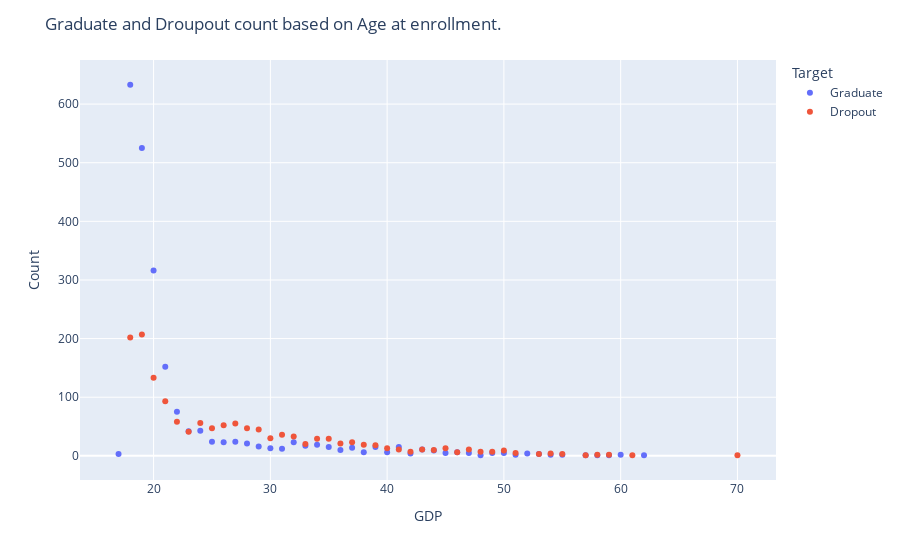

Notebook source saved alongside this figure:
### Code cell
fig = px.scatter(age, x='Age at enrollment', y='count', color='Target')

# Set plot title and axis labels
fig.update_layout(title='Graduate and Droupout count based on Age at enrollment.', xaxis_title='GDP', yaxis_title='Count',)
# Show the plot
fig.show()

### Figure 1 — Plotly figure (JSON) as saved in the notebook; plotly's stock layout.template omitted (floating-point values rounded to 4 significant figures)
{"data": [{"hovertemplate": "Target=Graduate<br>Age at enrollment=%{x}<br>count=%{y}<extra></extra>", "legendgroup": "Graduate", "marker": {"color": "#636efa", "symbol": "circle"}, "mode": "markers", "name": "Graduate", "orientation": "v", "showlegend": true, "type": "scatter", "x": [17, 18, 19, 20, 21, 22, 23, 24, 25, 26, 27, 28, 29, 30, 31, 32, 33, 34, 35, 36, 37, 38, 39, 40, 41, 42, 43, 44, 45, 46, 47, 48, 49, 50, 51, 52, 53, 54, 55, 57, 58, 59, 60, 62], "xaxis": "x", "y": [3, 633, 525, 316, 152, 75, 42, 43, 24, 23, 24, 21, 16, 13, 12, 23, 17, 19, 15, 10, 14, 6, 15, 6, 15, 4, 11, 9, 5, 6, 5, 1, 5, 5, 2, 4, 3, 2, 2, 1, 1, 1, 2, 1], "yaxis": "y"}, {"hovertemplate": "Target=Dropout<br>Age at enrollment=%{x}<br>count=%{y}<extra></extra>", "legendgroup": "Dropout", "marker": {"color": "#EF553B", "symbol": "circle"}, "mode": "markers", "name": "Dropout", "orientation": "v", "showlegend": true, "type": "scatter", "x": [18, 19, 20, 21, 22, 23, 24, 25, 26, 27, 28, 29, 30, 31, 32, 33, 34, 35, 36, 37, 38, 39, 40, 41, 42, 43, 44, 45, 46, 47, 48, 49, 50, 51, 53, 54, 55, 57, 58, 59, 61, 70], "xaxis": "x", "y": [202, 207, 133, 93, 58, 41, 56, 47, 52, 55, 47, 45, 30, 36, 33, 20, 29, 29, 21, 23, 19, 18, 13, 11, 7, 11, 10, 13, 6, 11, 7, 7, 9, 5, 3, 4, 3, 1, 2, 2, 1, 1], "yaxis": "y"}], "layout": {"legend": {"title": {"text": "Target"}, "tracegroupgap": 0}, "margin": {"t": 60}, "title": {"text": "Graduate and Droupout count based on Age at enrollment."}, "xaxis": {"anchor": "y", "domain": [0, 1], "title": {"text": "GDP"}}, "yaxis": {"anchor": "x", "domain": [0, 1], "title": {"text": "Count"}}}}
